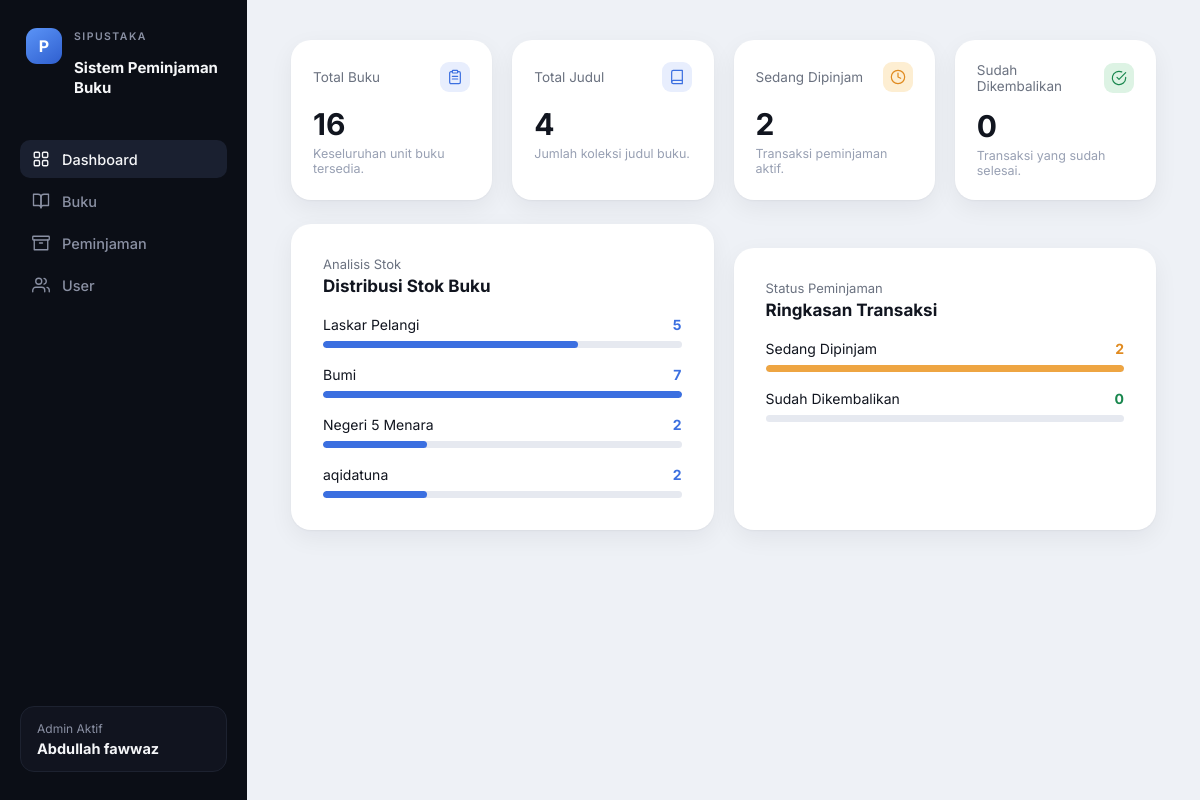
The page / on the database its author committed.
### perpustakaan/models.py (models this page shows, shortened)
class Buku(models.Model):
    KATEGORI_CHOICES = [
        ('Novel', 'Novel'),
        ('Pendidikan', 'Pendidikan'),
        ('Sains', 'Sains'),
        ('Sejarah', 'Sejarah'),
        ('Biografi', 'Biografi'),
        ('Fiksi', 'Fiksi'),
        ('Non-Fiksi', 'Non-Fiksi'),
        ('Lainnya', 'Lainnya'),
    ]
    judul = models.CharField('Judul Buku', max_length=255)
    pengarang = models.CharField('Pengarang', max_length=255)
    kategori = models.CharField('Kategori', max_length=50, choices=KATEGORI_CHOICES, default='Novel')
    penerbit = models.CharField('Penerbit', max_length=255)
    tahun_terbit = models.PositiveIntegerField('Tahun Terbit')
    isbn = models.CharField('ISBN', max_length=50, unique=True)
    rak_lokasi = models.CharField('Rak / Lokasi', max_length=50)
    stok = models.PositiveIntegerField('Stok', default=0)
    deskripsi = models.TextField('Deskripsi', blank=True)
    class Meta:
        ordering = ['judul']
        verbose_name = 'Buku'
        verbose_name_plural = 'Buku'

### perpustakaan/views.py (the view)
# urls.py: path('', views.dashboard, name='dashboard'),
def dashboard(request):
    with connection.cursor() as cursor:
        cursor.execute('SELECT COALESCE(SUM(stok), 0) FROM perpustakaan_buku')
        total_buku = cursor.fetchone()[0]
        cursor.execute('SELECT COUNT(*) FROM perpustakaan_buku')
        total_judul = cursor.fetchone()[0]
        cursor.execute(
            'SELECT COUNT(*) FROM perpustakaan_peminjaman WHERE status = %s',
            ['Dipinjam']
        )
        sedang_dipinjam = cursor.fetchone()[0]
        cursor.execute(
            'SELECT COUNT(*) FROM perpustakaan_peminjaman WHERE status = %s',
            ['Dikembalikan']
        )
        sudah_dikembalikan = cursor.fetchone()[0]
        cursor.execute('SELECT * FROM perpustakaan_buku')
        semua_buku = dictfetchall(cursor)
    stok_max = max([b['stok'] for b in semua_buku], default=0) or 1
    distribusi_stok = [
        {'buku': b, 'persen': round(b['stok'] / stok_max * 100)} for b in semua_buku
    ]
    total_transaksi = sedang_dipinjam + sudah_dikembalikan or 1
    persen_dipinjam = round(sedang_dipinjam / total_transaksi * 100)
    persen_dikembalikan = round(sudah_dikembalikan / total_transaksi * 100)
    context = {
        'nama': 'Abdullah fawwaz',
        'total_buku': total_buku,
        'total_judul': total_judul,
        'sedang_dipinjam': sedang_dipinjam,
        'sudah_dikembalikan': sudah_dikembalikan,
        'distribusi_stok': distribusi_stok,
        'persen_dipinjam': persen_dipinjam,
        'persen_dikembalikan': persen_dikembalikan,
        'active_nav': 'dashboard',
    }
    return render(request, 'perpustakaan/dashboard.html', context)

### perpustakaan/context_processors.py (called while the page is built)
def admin_aktif(request):
    return {
        'admin_aktif_nama': getattr(settings, 'ADMIN_AKTIF_NAMA', 'Admin'),
    }

### perpustakaan/views.py (called while the page is built)
def dictfetchall(cursor):
    columns = [col[0] for col in cursor.description]
    rows = [dict(zip(columns, row)) for row in cursor.fetchall()]
    for row in rows:
        row['pk'] = row.get('id')
    return rows

### perpustakaan/templates/perpustakaan/dashboard.html (shortened to what this page needs)
{% extends "perpustakaan/base.html" %}
{% block content %}
<div class="stat-grid">
  <div class="stat-card">
    <div class="stat-card-top">
      <span class="stat-card-label">Total Buku</span>
      <span class="stat-icon blue">
      </span>
    </div>
    <p class="stat-value">{{ total_buku }}</p>
    <p class="stat-desc">Keseluruhan unit buku tersedia.</p>
  </div>
  <div class="stat-card">
    <div class="stat-card-top">
      <span class="stat-card-label">Total Judul</span>
      <span class="stat-icon blue">
        <svg viewBox="0 0 24 24" fill="none" stroke="currentColor" stroke-width="1.8" stroke-linecap="round" stroke-linejoin="round">
          <path d="M4 19.5A2.5 2.5 0 0 1 6.5 17H20"></path>
          <path d="M6.5 2H20v20H6.5A2.5 2.5 0 0 1 4 19.5v-15A2.5 2.5 0 0 1 6.5 2z"></path>
        </svg>
      </span>
    </div>
    <p class="stat-value">{{ total_judul }}</p>
    <p class="stat-desc">Jumlah koleksi judul buku.</p>
  </div>
  <div class="stat-card">
    <div class="stat-card-top">
      <span class="stat-card-label">Sedang Dipinjam</span>
      <span class="stat-icon orange">
        <svg viewBox="0 0 24 24" fill="none" stroke="currentColor" stroke-width="1.8" stroke-linecap="round" stroke-linejoin="round">
          <circle cx="12" cy="12" r="10"></circle>
          <polyline points="12 6 12 12 16 14"></polyline>
        </svg>
      </span>
    </div>
    <p class="stat-value">{{ sedang_dipinjam }}</p>
    <p class="stat-desc">Transaksi peminjaman aktif.</p>
  </div>
  <div class="stat-card">
    <div class="stat-card-top">
      <span class="stat-card-label">Sudah Dikembalikan</span>
      <span class="stat-icon green">
        <svg viewBox="0 0 24 24" fill="none" stroke="currentColor" stroke-width="1.8" stroke-linecap="round" stroke-linejoin="round">
          <path d="M22 11.08V12a10 10 0 1 1-5.93-9.14"></path>
          <polyline points="22 4 12 14.01 9 11.01"></polyline>
        </svg>
      </span>
    </div>
    <p class="stat-value">{{ sudah_dikembalikan }}</p>
    <p class="stat-desc">Transaksi yang sudah selesai.</p>
  </div>
</div>
<div class="dashboard-row">
  <div class="card">
    <p class="panel-eyebrow">Analisis Stok</p>
    <p class="panel-title">Distribusi Stok Buku</p>
    {% for item in distribusi_stok %}
      <div class="bar-row">
        <div class="bar-row-top">
          <span>{{ item.buku.judul }}</span>
          <span class="bar-value blue">{{ item.buku.stok }}</span>
        </div>
        <div class="bar-track">
          <div class="bar-fill blue" style="width: {{ item.persen }}%;"></div>
        </div>
      </div>
    {% empty %}
      <p class="stat-desc">Belum ada data buku.</p>
    {% endfor %}
  </div>
  <div class="card">
    <p class="panel-eyebrow">Status Peminjaman</p>
    <p class="panel-title">Ringkasan Transaksi</p>
    <div class="bar-row">
      <div class="bar-row-top">
        <span>Sedang Dipinjam</span>
        <span class="bar-value orange">{{ sedang_dipinjam }}</span>
      </div>
      <div class="bar-track">
        <div class="bar-fill orange" style="width: {{ persen_dipinjam }}%;"></div>
      </div>
    </div>
    <div class="bar-row">
      <div class="bar-row-top">
        <span>Sudah Dikembalikan</span>
        <span class="bar-value green">{{ sudah_dikembalikan }}</span>
      </div>
      <div class="bar-track">
      </div>
    </div>
  </div>
</div>
{% endblock %}

### perpustakaan/static/perpustakaan/css/style.css (style rules this page uses)
:root { --sidebar-bg: #0b0e16; --sidebar-bg-soft: #11141f; --sidebar-active-bg: #1a2030; --sidebar-text: #f5f6f8; --sidebar-text-muted: #8a90a3; --sidebar-border: #1d2230; --page-bg: #eef1f6; --card-bg: #ffffff; --card-inner-bg: #f4f6f9; --border-light: #e6e9f0; --text-dark: #11151f; --text-gray: #6b7280; --text-gray-soft: #98a0b3; --accent-blue: #3b6fe0; --accent-blue-dark: #2f5fcf; --accent-blue-soft: #e8eefd; --badge-yellow-bg: #fdf0d5; --badge-yellow-text: #b8740a; --badge-green-bg: #ddf3e4; --badge-green-text: #19874e; --badge-orange-text: #e08a1f; --btn-red: #e0294b; --btn-red-dark: #c71f3e; --btn-green-solid: #1aa260; --btn-green-solid-dark: #168c52; --radius-lg: 20px; --radius-md: 12px; --radius-sm: 8px; --shadow-card: 0 1px 2px rgba(17, 21, 31, 0.04), 0 8px 24px rgba(17, 21, 31, 0.06); }
* { box-sizing: border-box; }
html, body { margin: 0; padding: 0; font-family: 'Inter', -apple-system, BlinkMacSystemFont, 'Segoe UI', Roboto, Helvetica, Arial, sans-serif; background: var(--page-bg); color: var(--text-dark); -webkit-font-smoothing: antialiased; }
.card { background: var(--card-bg); border-radius: var(--radius-lg); box-shadow: var(--shadow-card); padding: 32px; }
.card + .card { margin-top: 24px; }
.stat-grid { display: grid; grid-template-columns: repeat(4, 1fr); gap: 20px; margin-bottom: 24px; }
.stat-card { background: var(--card-bg); border-radius: var(--radius-lg); box-shadow: var(--shadow-card); padding: 22px 22px; }
.stat-card-top { display: flex; align-items: center; justify-content: space-between; margin-bottom: 14px; }
.stat-card-label { font-size: 13.5px; color: var(--text-gray); }
.stat-icon { width: 30px; height: 30px; border-radius: 9px; display: flex; align-items: center; justify-content: center; flex-shrink: 0; }
.stat-icon svg { width: 16px; height: 16px; }
.stat-icon.blue { background: var(--accent-blue-soft); color: var(--accent-blue); }
.stat-icon.orange { background: #fdeed2; color: var(--badge-orange-text); }
.stat-icon.green { background: var(--badge-green-bg); color: var(--badge-green-text); }
.stat-value { font-size: 30px; font-weight: 700; color: var(--text-dark); margin: 0 0 4px; }
.stat-desc { font-size: 12.5px; color: var(--text-gray-soft); margin: 0; }
.dashboard-row { display: grid; grid-template-columns: 1fr 1fr; gap: 20px; }
.panel-eyebrow { font-size: 13px; color: var(--text-gray); margin: 0 0 4px; }
.panel-title { font-size: 17px; font-weight: 700; color: var(--text-dark); margin: 0 0 20px; }
.bar-row { margin-bottom: 18px; }
.bar-row:last-child { margin-bottom: 0; }
.bar-row-top { display: flex; justify-content: space-between; align-items: baseline; margin-bottom: 8px; font-size: 14px; }
.bar-row-top .bar-value { font-weight: 700; }
.bar-value.blue { color: var(--accent-blue); }
.bar-value.orange { color: var(--badge-orange-text); }
.bar-value.green { color: var(--badge-green-text); }
.bar-track { height: 7px; background: var(--border-light); border-radius: 999px; overflow: hidden; }
.bar-fill { height: 100%; border-radius: 999px; }
.bar-fill.blue { background: var(--accent-blue); }
.bar-fill.orange { background: #eea542; }

### rows shown on the page
Buku: buku.judul "Laskar Pelangi", buku.stok "5", {{ item.persen }} 71 (drawn)
Buku: buku.judul "Bumi", buku.stok "7", {{ item.persen }} 100 (drawn)
Buku: buku.judul "Negeri 5 Menara", buku.stok "2", {{ item.persen }} 29 (drawn)
Buku: buku.judul "aqidatuna", buku.stok "2", {{ item.persen }} 29 (drawn)

### other values the page prints
{{ 'Abdullah fawwaz' }} "Abdullah fawwaz"
{{ total_buku }} "16"
{{ total_judul }} "4"
{{ sedang_dipinjam }} "2"
{{ sudah_dikembalikan }} "0"
